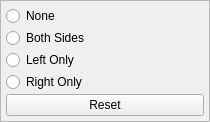
<?xml version="1.0" encoding="UTF-8"?>
<ui version="4.0">
 <class>PropertyWidget_OptMarginsBase</class>
 <widget class="QFrame" name="PropertyWidget_OptMarginsBase">
  <property name="geometry">
   <rect>
    <x>0</x>
    <y>0</y>
    <width>210</width>
    <height>122</height>
   </rect>
  </property>
  <property name="windowTitle">
   <string notr="true">Frame</string>
  </property>
  <property name="frameShape">
   <enum>QFrame::StyledPanel</enum>
  </property>
  <property name="frameShadow">
   <enum>QFrame::Raised</enum>
  </property>
  <layout class="QVBoxLayout" name="verticalLayout">
   <property name="spacing">
    <number>2</number>
   </property>
   <property name="margin">
    <number>5</number>
   </property>
   <item>
    <widget class="QRadioButton" name="optMarginRadioNone">
     <property name="text">
      <string>None</string>
     </property>
    </widget>
   </item>
   <item>
    <widget class="QRadioButton" name="optMarginRadioBoth">
     <property name="text">
      <string>Both Sides</string>
     </property>
    </widget>
   </item>
   <item>
    <widget class="QRadioButton" name="optMarginRadioLeft">
     <property name="text">
      <string>Left Only</string>
     </property>
    </widget>
   </item>
   <item>
    <widget class="QRadioButton" name="optMarginRadioRight">
     <property name="text">
      <string>Right Only</string>
     </property>
    </widget>
   </item>
   <item>
    <widget class="QPushButton" name="optMarginResetButton">
     <property name="text">
      <string>Reset</string>
     </property>
    </widget>
   </item>
  </layout>
 </widget>
 <resources/>
 <connections/>
</ui>
